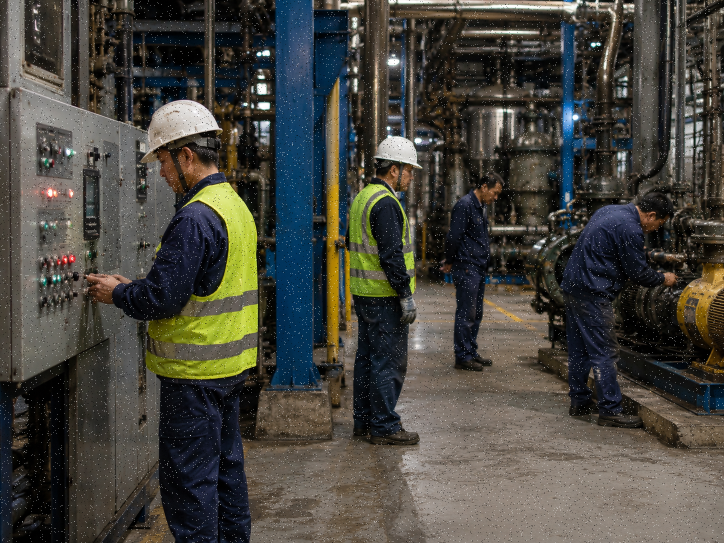
#> input picture factory_workers_salt_pepper.png, 1448 x 1086 px (shown at 1/2 size)
$ python kmeans_yolo_pipeline.py
#> lines starting #> are read from the running program, lines starting #| are printed output that depends on the picture; after the words box and inside, x2 and y2 are one past the last pixel; in counts of white or black regions, pixels touching at a corner belong together
### kmeans_auto_denoising.py

from pathlib import Path

import cv2
import numpy as np
from sklearn.cluster import MiniBatchKMeans
from sklearn.preprocessing import StandardScaler
from skimage.restoration import estimate_sigma


# ==========================================================
# Paths
# ==========================================================

BASE_DIR = Path(__file__).resolve().parent

INPUT_IMAGE = BASE_DIR / "scenario_mixed.png"
OUTPUT_IMAGE = BASE_DIR / "denoised_image.png"
IMPULSE_MASK_IMAGE = BASE_DIR / "detected_impulse_mask.png"
AFTER_IMPULSE_IMAGE = BASE_DIR / "after_impulse_removal.png"


# ==========================================================
# General settings
# ==========================================================

NOISE_TYPE = "auto"  # "auto", "gaussian", "salt_pepper", or "mixed"

PATCH_SIZE = 7
PATCH_STEP = 3
N_CLUSTERS = 64
MAX_KMEANS_SAMPLES = 60_000
RANDOM_STATE = 42

# None = automatic estimation.
GAUSSIAN_SIGMA = None

# Automatic detection thresholds.
AUTO_IMPULSE_RATIO_THRESHOLD = 0.001
AUTO_GAUSSIAN_SIGMA_THRESHOLD = 4.0

# Salt-and-pepper detection sensitivity.
IMPULSE_MIN_DIFFERENCE = 18.0
IMPULSE_MAX_RATIO = 0.20


# ==========================================================
# Read and save
# ==========================================================

def read_color_image(path: Path) -> np.ndarray:
    if not path.exists():
        raise FileNotFoundError(
            f"Image not found:\n{path.resolve()}"
        )

    data = np.fromfile(str(path), dtype=np.uint8)
    image = cv2.imdecode(data, cv2.IMREAD_COLOR)

    if image is None:
        raise ValueError(
            f"Could not read image:\n{path.resolve()}"
        )

    return image


def save_png(path: Path, image: np.ndarray) -> None:
    ok, encoded = cv2.imencode(".png", image)

    if not ok:
        raise IOError(
            f"Could not save image:\n{path.resolve()}"
        )

    encoded.tofile(str(path))


# ==========================================================
# Automatic noise analysis
# ==========================================================

def estimate_gaussian_sigma(image: np.ndarray) -> float:
    rgb = cv2.cvtColor(
        image,
        cv2.COLOR_BGR2RGB,
    ).astype(np.float32) / 255.0

    sigma = estimate_sigma(
        rgb,
        channel_axis=-1,
        average_sigmas=True,
    )

    return float(sigma * 255.0)


def estimate_impulse_ratio(image: np.ndarray) -> float:
    gray = cv2.cvtColor(
        image,
        cv2.COLOR_BGR2GRAY,
    ).astype(np.float32)

    gray_u8 = gray.astype(np.uint8)

    local_median = cv2.medianBlur(
        gray_u8,
        3,
    ).astype(np.float32)

    difference = np.abs(
        gray - local_median
    )

    near_extreme = (
        (gray <= 20)
        | (gray >= 235)
    )

    strong_outlier = (
        difference >= 20
    )

    impulse_pixels = (
        near_extreme
        & strong_outlier
    )

    return float(
        np.mean(impulse_pixels)
    )


def detect_noise_type(
    image: np.ndarray,
) -> tuple[str, float, float]:
    impulse_ratio = estimate_impulse_ratio(
        image
    )

    gaussian_sigma = estimate_gaussian_sigma(
        image
    )

    has_impulse = (
        impulse_ratio
        >= AUTO_IMPULSE_RATIO_THRESHOLD
    )

    has_gaussian = (
        gaussian_sigma
        >= AUTO_GAUSSIAN_SIGMA_THRESHOLD
    )

    if has_impulse and has_gaussian:
        detected_type = "mixed"
    elif has_impulse:
        detected_type = "salt_pepper"
    elif has_gaussian:
        detected_type = "gaussian"
    else:
        detected_type = "clean"

    return (
        detected_type,
        impulse_ratio,
        gaussian_sigma,
    )


# ==========================================================
# Salt-and-pepper detection using K-Means
# ==========================================================

def detect_impulse_pixels_kmeans(
    image: np.ndarray,
    n_clusters: int = 3,
) -> np.ndarray:
    gray = cv2.cvtColor(
        image,
        cv2.COLOR_BGR2GRAY,
    ).astype(np.float32)

    gray_u8 = gray.astype(np.uint8)

    med3 = cv2.medianBlur(
        gray_u8,
        3,
    ).astype(np.float32)

    med5 = cv2.medianBlur(
        gray_u8,
        5,
    ).astype(np.float32)

    diff3 = np.abs(
        gray - med3
    )

    diff5 = np.abs(
        gray - med5
    )

    local_mean = cv2.blur(
        gray,
        (5, 5),
    )

    local_sq_mean = cv2.blur(
        gray * gray,
        (5, 5),
    )

    local_std = np.sqrt(
        np.maximum(
            local_sq_mean
            - local_mean * local_mean,
            0.0,
        )
    )

    extreme_distance = np.minimum(
        gray,
        255.0 - gray,
    )

    features = np.column_stack(
        [
            diff3.reshape(-1),
            diff5.reshape(-1),
            local_std.reshape(-1),
            extreme_distance.reshape(-1),
        ]
    ).astype(np.float32)

    scaler = StandardScaler()
    scaled = scaler.fit_transform(
        features
    )

    rng = np.random.default_rng(
        RANDOM_STATE
    )

    if len(scaled) > MAX_KMEANS_SAMPLES:
        idx = rng.choice(
            len(scaled),
            MAX_KMEANS_SAMPLES,
            replace=False,
        )
        train = scaled[idx]
    else:
        train = scaled

    model = MiniBatchKMeans(
        n_clusters=n_clusters,
        init="k-means++",
        n_init=10,
        batch_size=4096,
        max_iter=200,
        random_state=RANDOM_STATE,
    )

    model.fit(train)
    labels = model.predict(scaled)

    stats = []

    for cluster_id in range(n_clusters):
        mask = labels == cluster_id

        if not np.any(mask):
            continue

        cluster = features[mask]

        median_diff = float(
            np.median(cluster[:, 0])
        )

        larger_diff = float(
            np.median(cluster[:, 1])
        )

        extreme = float(
            np.median(cluster[:, 3])
        )

        ratio = float(
            np.mean(mask)
        )

        score = (
            1.5 * median_diff
            + larger_diff
            - 0.45 * extreme
        )

        stats.append(
            (
                score,
                cluster_id,
                median_diff,
                larger_diff,
                extreme,
                ratio,
            )
        )

    if not stats:
        return np.zeros_like(
            gray_u8,
            dtype=np.uint8,
        )

    stats.sort(reverse=True)
    impulse_cluster = stats[0][1]

    height, width = gray.shape

    cluster_mask = (
        labels.reshape(height, width)
        == impulse_cluster
    )

    candidate = (
        cluster_mask
        & (
            diff3
            >= IMPULSE_MIN_DIFFERENCE
        )
        & (
            (gray <= 30)
            | (gray >= 225)
            | (diff5 >= 35)
        )
    )

    if float(np.mean(candidate)) > IMPULSE_MAX_RATIO:
        candidate &= diff3 >= 35

    return (
        candidate.astype(np.uint8)
        * 255
    )


def remove_impulse_noise(
    image: np.ndarray,
    mask: np.ndarray,
) -> np.ndarray:
    ratio = float(
        np.mean(mask > 0)
    )

    print(
        f"Detected impulse ratio: "
        f"{ratio:.3%}"
    )

    if ratio == 0:
        return image.copy()

    kernel_size = (
        3 if ratio < 0.05 else 5
    )

    median_image = cv2.medianBlur(
        image,
        kernel_size,
    )

    result = image.copy()
    result[mask > 0] = median_image[mask > 0]

    return result


# ==========================================================
# Patch extraction
# ==========================================================

# [561 lines left out: functions make_positions, extract_patches, cluster_patches_kmeans, pca_wiener_cluster_denoise, reconstruct_channel, remove_gaussian_noise_kmeans and 1 more, not called in this run]


# [2 lines that do not run on import are left out]

### kmeans_yolo_pipeline.py
from pathlib import Path

import cv2
import numpy as np
from ultralytics import YOLO

import kmeans_auto_denoising as kd


# ==========================================================
# Paths
# ==========================================================

BASE_DIR = Path(__file__).resolve().parent

# ضعي الصورة المشوشة بهذا الاسم داخل Model-Deployment
INPUT_IMAGE = BASE_DIR / "factory_workers_salt_pepper.png"

DENOISED_IMAGE = BASE_DIR / "denoised_image.png"
FINAL_RESULT_IMAGE = BASE_DIR / "final_ppe_result.png"

MODEL_PATH = (
    BASE_DIR
    / ".."
    / "Model-Training"
    / "Outputs"
    / "runs"
    / "detect"
    / "yolov8s_ppe_css_200_epochs"
    / "weights"
    / "best.pt"
).resolve()


# ==========================================================
# YOLO settings
# ==========================================================

CONFIDENCE_THRESHOLD = 0.25


# ==========================================================
# Colors
# OpenCV uses BGR
# ==========================================================

GREEN = (0, 255, 0)
RED = (0, 0, 255)
YELLOW = (0, 255, 255)


COMPLIANT_CLASSES = {
    "hardhat",
    "mask",
    "safety vest",
}

NON_COMPLIANT_CLASSES = {
    "no-hardhat",
    "no-mask",
    "no-safety vest",
}


# ==========================================================
# K-Means denoising
# ==========================================================

def run_kmeans_denoising(
    input_path: Path,
) -> tuple[np.ndarray, str]:
    image = kd.read_color_image(input_path)
#> in read_color_image, image is the input picture: shape (1086, 1448, 3); mean B, G, R 62.3, 69.4, 71.1

    print("=" * 60)
    print("STEP 1: Automatic noise detection")
    print("=" * 60)

    (
        detected_noise_type,
        impulse_ratio,
        estimated_sigma,
    ) = kd.detect_noise_type(image)
#> in estimate_impulse_ratio, `near_extreme = ( (gray <= 20) | (gray >= 235) )`:
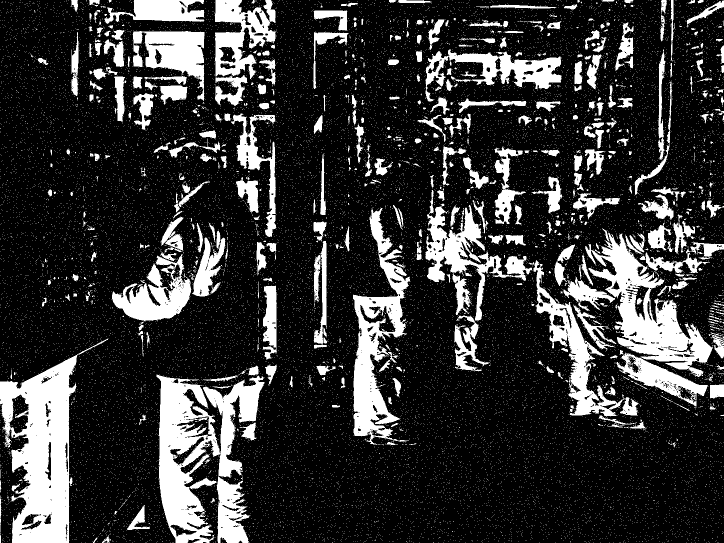
#> near_extreme: shape (1086, 1448) bool (shown at 1/2 size); 21.1% white; 22932 white regions (22449 under 20 px), largest, box (x1, y1, x2, y2) and area: (313, 749, 529, 1086) 37859, (0, 677, 217, 1086) 35032, (1170, 465, 1426, 754) 23139
#> in estimate_impulse_ratio, `impulse_pixels = ( near_extreme & strong_outlier )`:
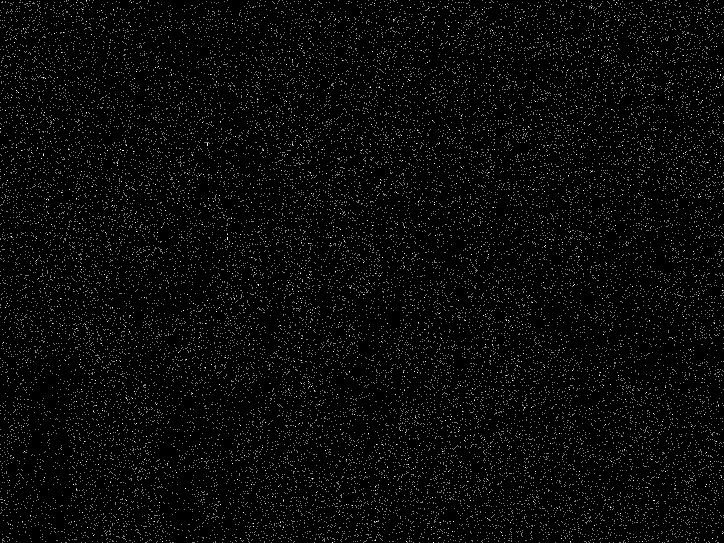
#> impulse_pixels: shape (1086, 1448) bool (shown at 1/2 size); 1.8% white in thin lines or dots
#> in detect_noise_type, `impulse_ratio = estimate_impulse_ratio( image )`: impulse_ratio = 0.018
#> in estimate_gaussian_sigma, `rgb = cv2.cvtColor( image, cv2.COLOR_BGR2RGB, ).astype(np.float32) / 2..`:
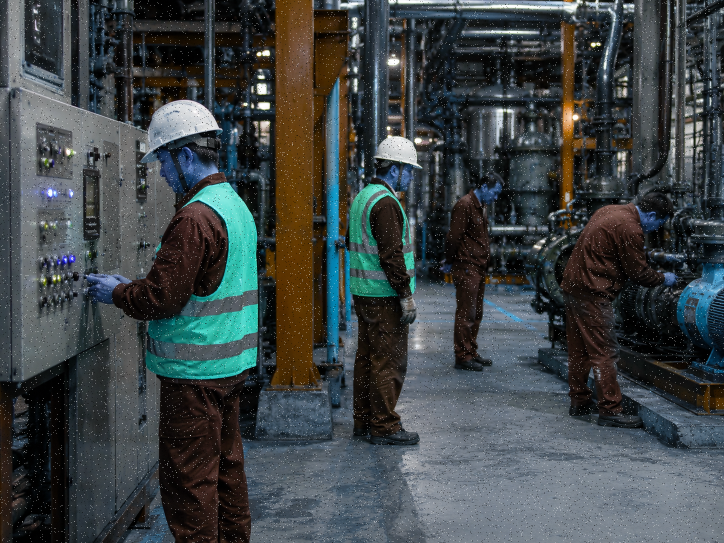
#> rgb: shape (1086, 1448, 3) float32 (shown at 1/2 size); mean B, G, R 0.279, 0.273, 0.245
#> in estimate_gaussian_sigma, `sigma = estimate_sigma( rgb, channel_axis=-1, average_sigmas=True, )`: sigma = 0.0062
#> in detect_noise_type, `gaussian_sigma = estimate_gaussian_sigma( image )`: gaussian_sigma = 1.58
#> in detect_noise_type, `has_impulse = ( impulse_ratio >= AUTO_IMPULSE_RATIO_THRESHOLD )`: has_impulse = True
#> in detect_noise_type, `has_gaussian = ( gaussian_sigma >= AUTO_GAUSSIAN_SIGMA_THRESHOLD )`: has_gaussian = False

    print(f"Detected noise type: {detected_noise_type}")
    print(f"Impulse ratio: {impulse_ratio:.4%}")
    print(f"Estimated Gaussian sigma: {estimated_sigma:.2f}")

    result = image.copy()

    # Salt-and-pepper or mixed noise
    if detected_noise_type in {
        "salt_pepper",
        "mixed",
    }:
        print("\nRemoving Salt-and-Pepper noise using K-Means...")

        impulse_mask = kd.detect_impulse_pixels_kmeans(
            result
        )

        result = kd.remove_impulse_noise(
            result,
            impulse_mask,
        )

    # Gaussian or mixed noise
    if detected_noise_type in {
        "gaussian",
        "mixed",
    }:
        print("\nRemoving Gaussian noise using K-Means patches...")

        result = kd.remove_gaussian_noise_kmeans(
            result,
            estimated_sigma,
        )

    if detected_noise_type == "clean":
        print("\nNo meaningful noise detected.")

    kd.save_png(
        DENOISED_IMAGE,
        result,
    )

    print(f"\nDenoised image saved:\n{DENOISED_IMAGE}")

    return result, detected_noise_type


# ==========================================================
# YOLO detection
# ==========================================================

def run_yolo_detection(
    image: np.ndarray,
) -> None:
    print("\n" + "=" * 60)
    print("STEP 2: YOLO PPE detection")
    print("=" * 60)

    if not MODEL_PATH.exists():
        raise FileNotFoundError(
            f"YOLO model was not found:\n{MODEL_PATH}"
        )

    model = YOLO(
        str(MODEL_PATH)
    )

    results = model.predict(
        source=image,
        conf=CONFIDENCE_THRESHOLD,
        save=False,
        verbose=False,
    )

    result = results[0]
    annotated_image = image.copy()

    print("\nDetected objects:")

    if result.boxes is None or len(result.boxes) == 0:
        print("No objects detected.")

    else:
        for box in result.boxes:
            x1, y1, x2, y2 = map(
                int,
                box.xyxy[0].tolist(),
            )

            class_id = int(
                box.cls[0]
            )

            confidence = float(
                box.conf[0]
            )

            class_name = str(
                model.names[class_id]
            )

            normalized_name = (
                class_name
                .strip()
                .lower()
            )

            if normalized_name in NON_COMPLIANT_CLASSES:
                color = RED
                status = "NON-COMPLIANT"

            elif normalized_name in COMPLIANT_CLASSES:
                color = GREEN
                status = "COMPLIANT"

            else:
                color = YELLOW
                status = "OBJECT"

            label = (
                f"{class_name} "
                f"{confidence:.2f}"
            )

            cv2.rectangle(
                annotated_image,
                (x1, y1),
                (x2, y2),
                color,
                3,
            )

            text_size, _ = cv2.getTextSize(
                label,
                cv2.FONT_HERSHEY_SIMPLEX,
                0.6,
                2,
            )

            text_width, text_height = text_size

            cv2.rectangle(
                annotated_image,
                (x1, max(0, y1 - text_height - 12)),
                (x1 + text_width + 8, y1),
                color,
                -1,
            )

            cv2.putText(
                annotated_image,
                label,
                (x1 + 4, max(15, y1 - 6)),
                cv2.FONT_HERSHEY_SIMPLEX,
                0.6,
                (255, 255, 255),
                2,
            )

            print(
                f"- {class_name}: "
                f"{confidence:.2f} "
                f"[{status}]"
            )

    kd.save_png(
        FINAL_RESULT_IMAGE,
        annotated_image,
    )

    print(
        f"\nFinal YOLO result saved:\n"
        f"{FINAL_RESULT_IMAGE}"
    )

    cv2.imshow(
        "K-Means + YOLO PPE Detection",
        annotated_image,
    )

    cv2.waitKey(0)
    cv2.destroyAllWindows()


# ==========================================================
# Main pipeline
# ==========================================================

def main() -> None:
    if not INPUT_IMAGE.exists():
        raise FileNotFoundError(
            "Input image was not found.\n"
            f"Place the noisy image here:\n{INPUT_IMAGE}"
        )

    denoised_image, noise_type = run_kmeans_denoising(
        INPUT_IMAGE
    )
#> in run_kmeans_denoising, `( detected_noise_type, impulse_ratio, estimated_sigma, ) = kd.detect_n..`: detected_noise_type = 'salt_pepper'; impulse_ratio = 0.018; estimated_sigma = 1.58
#| Detected noise type: salt_pepper
#| Impulse ratio: 1.7990%
#| Estimated Gaussian sigma: 1.58
#> in detect_impulse_pixels_kmeans, `local_std = np.sqrt( np.maximum( local_sq_mean - local_mean * local_me..`:
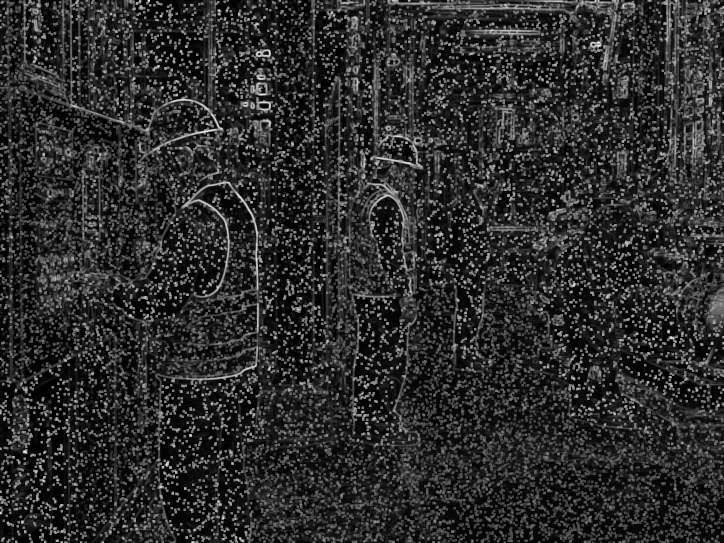
#> local_std: shape (1086, 1448) float32 (shown at 1/2 size); min 0, max 95.66, mean 16.9; drawn with min black and max white
#> in detect_impulse_pixels_kmeans, `extreme_distance = np.minimum( gray, 255.0 - gray, )`:
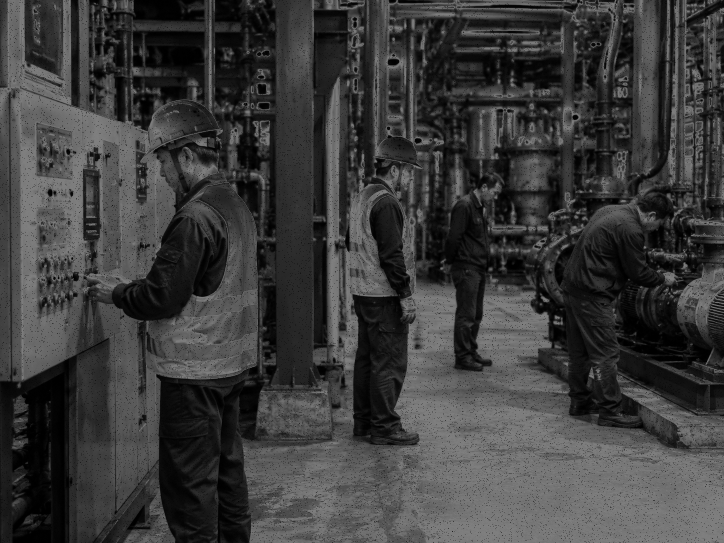
#> extreme_distance: shape (1086, 1448) float32 (shown at 1/2 size); min 0, max 127, mean 59.9
#> the loop in detect_impulse_pixels_kmeans, `for cluster_id in range(n_clusters):` made 3 passes
#> (median_diff, larger_diff, extreme, ratio, score) on passes 1 to 3: (1, 1, 49, 0.675, -19.55), (172, 173, 0, 0.0129, 431), (1, 1, 76, 0.312, -31.7)
#> after the loop in detect_impulse_pixels_kmeans, `for cluster_id in range(n_clusters):`: stats = [(-19.55, 0, 1, 1, 49, 0.675), (431, 1, 172, 173, 0, 0.0129), (-31.7, 2, 1, 1, 76, 0.312)]
#> in detect_impulse_pixels_kmeans, `impulse_cluster = stats[0][1]`: impulse_cluster = 1
#> in detect_impulse_pixels_kmeans, `cluster_mask = ( labels.reshape(height, width) == impulse_cluster )`:
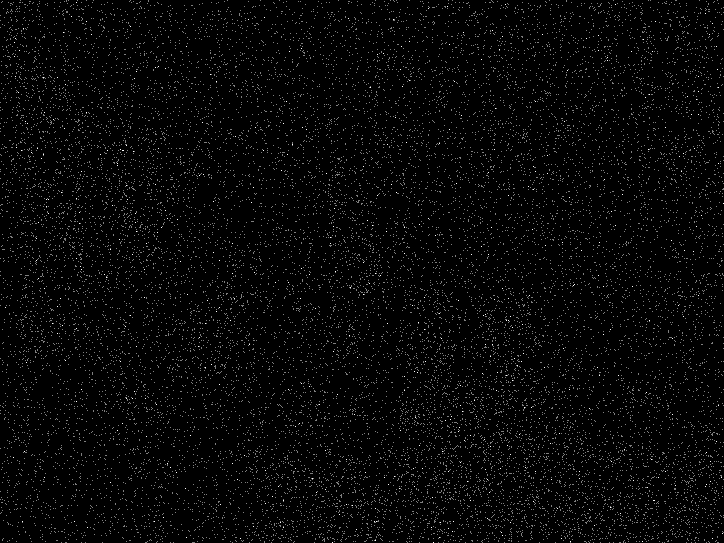
#> cluster_mask: shape (1086, 1448) bool (shown at 1/2 size); 1.3% white in thin lines or dots
#> in remove_impulse_noise, `ratio = float( np.mean(mask > 0) )`: ratio = 0.0129
#| Detected impulse ratio: 1.294%
#> in remove_impulse_noise, `kernel_size = ( 3 if ratio < 0.05 else 5 )`: kernel_size = 3
#> in remove_impulse_noise, `result[mask > 0] = median_image[mask > 0]`:
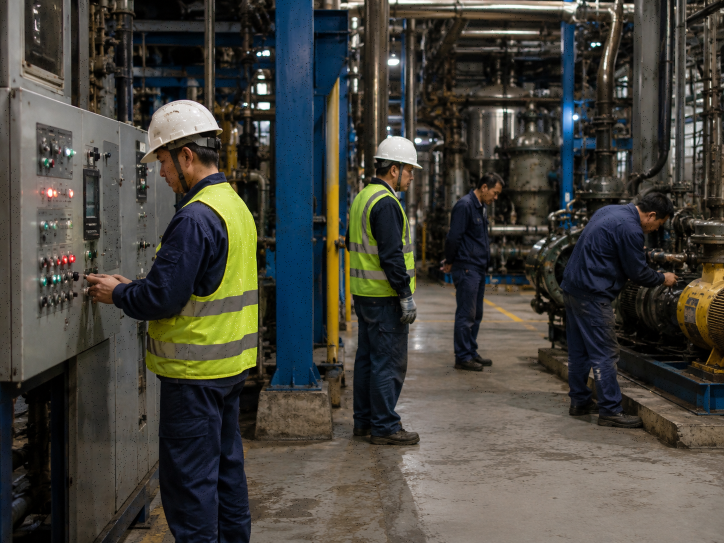
#> result: shape (1086, 1448, 3) (shown at 1/2 size); 1.29% of pixels changed, all inside (x1, y1, x2, y2) = (0, 0, 1448, 1086)
#> noise_type = 'salt_pepper'

    run_yolo_detection(
        denoised_image
    )

    print("\n" + "=" * 60)
    print("PIPELINE COMPLETED SUCCESSFULLY")
    print("=" * 60)
    print(f"Detected noise: {noise_type}")
    print(f"Denoised image: {DENOISED_IMAGE}")
    print(f"Final PPE result: {FINAL_RESULT_IMAGE}")


if __name__ == "__main__":
#> (the run stopped early here; a loop or call above may not have finished)
